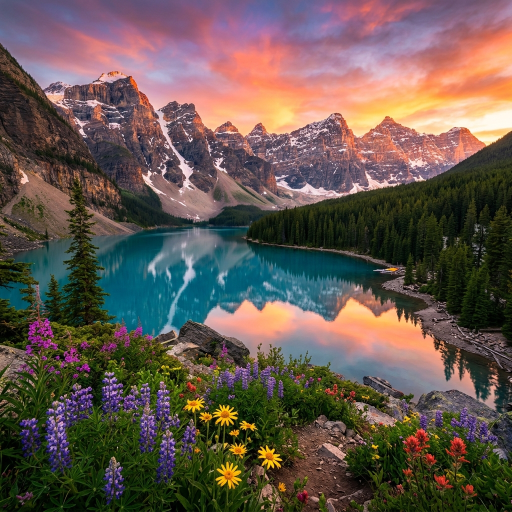
#> input picture ml/demo/input.jpg, 1024 x 1024 px (shown at 1/2 size); its folder holds only this picture in this run
$ python process_image.py
#> lines starting #> are read from the running program, lines starting #| are printed output that depends on the picture; after the words box and inside, x2 and y2 are one past the last pixel; in counts of white or black regions, pixels touching at a corner belong together
#> in main, original_image is the input picture: shape (1024, 1024, 3); mean B, G, R 79.3, 87.4, 101.6
import os
import sys
import cv2
import numpy as np

# Configure UTF-8 output for Windows console unicode checkmarks
if hasattr(sys.stdout, "reconfigure"):
    try:
        sys.stdout.reconfigure(encoding="utf-8")
    except Exception:
        pass

# Ensure parent directory is in Python path for cv package import
sys.path.insert(0, os.path.abspath(os.path.join(os.path.dirname(__file__), "..")))

from cv.edit import brightness, contrast, crop, flip, resize, rotate
from cv.filters import blur, color_filter, denoise, enhance, grayscale, sharpen, threshold
from cv.recommendation import recommend_settings

WINDOW_NAME = "Image Processing Demo"

# Global state for UI interaction
active_control = None
needs_update = True
ai_result = None  # Holds analysis & recommendation results once user clicks Analyze

# Control definitions for EDIT panel (9 controls)
controls_edit = [
    {
        "id": "brightness",
        "name": "Brightness",
        "min": -100,
        "max": 100,
        "val": 0,
        "default": 0,
        "is_float": False,
        "fmt": lambda v: f"Brightness: {int(v):+d}",
    },
    {
        "id": "contrast",
        "name": "Contrast",
        "min": 0.5,
        "max": 2.5,
        "val": 1.0,
        "default": 1.0,
        "is_float": True,
        "fmt": lambda v: f"Contrast: {v:.2f}x",
    },
    {
        "id": "resize_pct",
        "name": "Resize %",
        "min": 10,
        "max": 200,
        "val": 100,
        "default": 100,
        "is_float": False,
        "fmt": lambda v: f"Resize: {int(v)}%",
    },
    {
        "id": "crop_x_pct",
        "name": "Crop X %",
        "min": 0,
        "max": 90,
        "val": 0,
        "default": 0,
        "is_float": False,
        "fmt": lambda v: f"Crop X: {int(v)}%",
    },
    {
        "id": "crop_y_pct",
        "name": "Crop Y %",
        "min": 0,
        "max": 90,
        "val": 0,
        "default": 0,
        "is_float": False,
        "fmt": lambda v: f"Crop Y: {int(v)}%",
    },
    {
        "id": "crop_w_pct",
        "name": "Crop W %",
        "min": 10,
        "max": 100,
        "val": 100,
        "default": 100,
        "is_float": False,
        "fmt": lambda v: f"Crop W: {int(v)}%",
    },
    {
        "id": "crop_h_pct",
        "name": "Crop H %",
        "min": 10,
        "max": 100,
        "val": 100,
        "default": 100,
        "is_float": False,
        "fmt": lambda v: f"Crop H: {int(v)}%",
    },
    {
        "id": "rotate_idx",
        "name": "Rotate",
        "min": 0,
        "max": 3,
        "val": 0,
        "default": 0,
        "is_float": False,
        "fmt": lambda v: f"Rotate: {int(v)*90}°",
    },
    {
        "id": "flip_idx",
        "name": "Flip",
        "min": 0,
        "max": 3,
        "val": 0,
        "default": 0,
        "is_float": False,
        "fmt": lambda v: f"Flip: {['None', 'Horiz', 'Vert', 'Both'][int(v)]}",
    },
]

# Control definitions for FILTER panel (7 controls)
controls_filter = [
    {
        "id": "blur_k",
        "name": "Blur",
        "min": 0,
        "max": 25,
        "val": 0,
        "default": 0,
        "is_float": False,
        "fmt": lambda v: f"Blur: {int(v) if int(v)>0 else 'OFF'}",
    },
    {
        "id": "grayscale",
        "name": "Grayscale",
        "min": 0,
        "max": 1,
        "val": 0,
        "default": 0,
        "is_float": False,
        "fmt": lambda v: f"Grayscale: {'ON' if int(v) else 'OFF'}",
    },
    {
        "id": "sharpen_val",
        "name": "Sharpen",
        "min": 0.0,
        "max": 3.0,
        "val": 0.0,
        "default": 0.0,
        "is_float": True,
        "fmt": lambda v: f"Sharpen: {v:.1f}" if v > 0 else "Sharpen: OFF",
    },
    {
        "id": "threshold_val",
        "name": "Threshold",
        "min": 0,
        "max": 255,
        "val": 0,
        "default": 0,
        "is_float": False,
        "fmt": lambda v: f"Threshold: {int(v)}" if int(v) > 0 else "Threshold: OFF",
    },
    {
        "id": "denoise_val",
        "name": "Denoise",
        "min": 0,
        "max": 30,
        "val": 0,
        "default": 0,
        "is_float": False,
        "fmt": lambda v: f"Denoise: {int(v)}" if int(v) > 0 else "Denoise: OFF",
    },
    {
        "id": "color_filter_idx",
        "name": "Color Filter",
        "min": 0,
        "max": 2,
        "val": 0,
        "default": 0,
        "is_float": False,
        "fmt": lambda v: f"Color Filter: {['None', 'Sepia', 'Hue Shift'][int(v)]}",
    },
    {
        "id": "enhance",
        "name": "Enhance",
        "min": 0,
        "max": 1,
        "val": 0,
        "default": 0,
        "is_float": False,
        "fmt": lambda v: f"Enhance: {'ON' if int(v) else 'OFF'}",
    },
]


def get_current_settings():
    settings = {}
    for ctrl in controls_edit + controls_filter:
        settings[ctrl["id"]] = ctrl["val"]
    return settings


def apply_pipeline(original_image, settings):
    img = original_image.copy()

    # 1. Brightness (-100 to +100)
    b_val = settings.get("brightness", 0)
    if b_val != 0:
        img = brightness(img, value=b_val)

    # 2. Contrast (0.5 to 2.5)
    c_val = settings.get("contrast", 1.0)
    if c_val != 1.0:
        img = contrast(img, factor=c_val)

    # 3. Resize (% scale: 10 to 200)
    scale_pct = settings.get("resize_pct", 100)
    if scale_pct != 100 and scale_pct > 0:
        h, w = img.shape[:2]
        new_w = max(1, int(w * scale_pct / 100.0))
        new_h = max(1, int(h * scale_pct / 100.0))
        img = resize(img, width=new_w, height=new_h)

    # 4. Crop (X %, Y %, W %, H %)
    cx_pct = settings.get("crop_x_pct", 0)
    cy_pct = settings.get("crop_y_pct", 0)
    cw_pct = settings.get("crop_w_pct", 100)
    ch_pct = settings.get("crop_h_pct", 100)

    if cx_pct > 0 or cy_pct > 0 or cw_pct < 100 or ch_pct < 100:
        h, w = img.shape[:2]
        x = int(w * cx_pct / 100.0)
        y = int(h * cy_pct / 100.0)
        cw = min(w - x, max(1, int(w * cw_pct / 100.0)))
        ch = min(h - y, max(1, int(h * ch_pct / 100.0)))
        if cw > 0 and ch > 0:
            img = crop(img, x, y, cw, ch)

    # 5. Rotate (0: 0°, 1: 90°, 2: 180°, 3: 270°)
    rot_idx = settings.get("rotate_idx", 0)
    if rot_idx == 1:
        img = rotate(img, 90)
    elif rot_idx == 2:
        img = rotate(img, 180)
    elif rot_idx == 3:
        img = rotate(img, 270)

    # 6. Flip (0: none, 1: horizontal, 2: vertical, 3: both)
    flip_idx = settings.get("flip_idx", 0)
    if flip_idx == 1:
        img = flip(img, direction="horizontal")
    elif flip_idx == 2:
        img = flip(img, direction="vertical")
    elif flip_idx == 3:
        img = flip(img, direction="both")

    # 7. Blur (kernel size > 0)
    blur_k = settings.get("blur_k", 0)
    if blur_k > 0:
        k = blur_k if blur_k % 2 == 1 else blur_k + 1
        img = blur(img, k=k)

    # 8. Grayscale (0 or 1)
    if settings.get("grayscale", 0) == 1:
        img = grayscale(img)

    # 9. Sharpen (strength > 0)
    sh_val = settings.get("sharpen_val", 0)
    if sh_val > 0:
        img = sharpen(img, strength=sh_val)

    # 10. Threshold (0-255)
    th_val = settings.get("threshold_val", 0)
    if th_val > 0:
        img = threshold(img, thresh=th_val)

    # 11. Denoise (strength > 0)
    den_val = settings.get("denoise_val", 0)
    if den_val > 0:
        img = denoise(img, strength=den_val)

    # 12. Color Filter (0: none, 1: sepia, 2: hue_shift)
    cf_idx = settings.get("color_filter_idx", 0)
    if cf_idx == 1:
        if img.ndim == 2:
            img = cv2.cvtColor(img, cv2.COLOR_GRAY2BGR)
        img = color_filter(img, filter_type="sepia")
    elif cf_idx == 2:
        if img.ndim == 2:
            img = cv2.cvtColor(img, cv2.COLOR_GRAY2BGR)
        img = color_filter(img, filter_type="hue_shift")

    # 13. Enhance (0 or 1)
    if settings.get("enhance", 0) == 1:
        if img.ndim == 2:
            img = cv2.cvtColor(img, cv2.COLOR_GRAY2BGR)
        img = enhance(img)

    return img


# [6 lines left out: function update_control_val, not called in this run]


def run_ai_analysis(original_image):
    global ai_result
    ai_result = recommend_settings(original_image)


# [69 lines left out: functions apply_ai_recommendations, handle_mouse, not called in this run]


def draw_ui(current_preview_img, status_msg=""):
#> called with status_msg = ''
    CANVAS_W = 1400
    CANVAS_H = 950
    canvas = np.full((CANVAS_H, CANVAS_W, 3), 25, dtype=np.uint8)
    font = cv2.FONT_HERSHEY_SIMPLEX

    # 1. Header Banner (y: 0 - 35)
    cv2.rectangle(canvas, (0, 0), (CANVAS_W, 35), (40, 40, 40), -1)
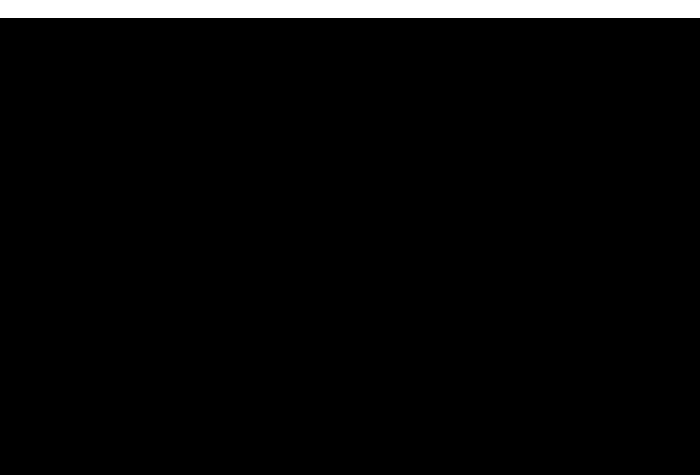
#> canvas: shape (950, 1400, 3) (shown at 1/2 size); values 25 (black) and 40 (white), 3.8% white; 1 white region, box (x1, y1, x2, y2) and area: (0, 0, 1400, 36) 50400
    title = "IMAGE PROCESSING PLATFORM - AI RECOMMENDATION & EDITING DEMO"
    cv2.putText(canvas, title, (20, 24), font, 0.60, (240, 240, 240), 2, cv2.LINE_AA)
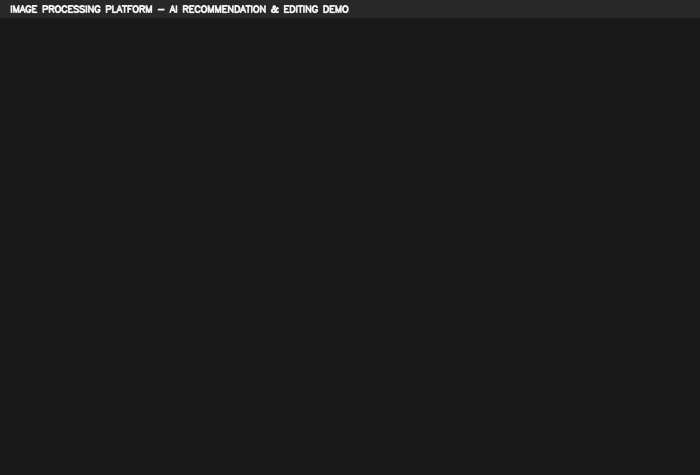
#> canvas: shape (950, 1400, 3) (shown at 1/2 size); 0.64% of pixels changed, all inside (x1, y1, x2, y2) = (20, 9, 699, 27)

    # 2. Top Half: Image Preview Box (x: 10, y: 40, w: 1380, h: 360)
    prev_box_x, prev_box_y = 10, 40
    prev_box_w, prev_box_h = 1380, 360
    cv2.rectangle(canvas, (prev_box_x, prev_box_y), (prev_box_x + prev_box_w, prev_box_y + prev_box_h), (16, 16, 16), -1)
    cv2.rectangle(canvas, (prev_box_x, prev_box_y), (prev_box_x + prev_box_w, prev_box_y + prev_box_h), (55, 55, 55), 1)
#> canvas: shape (950, 1400, 3); min 16, max 240, mean 23.2

    img_disp = current_preview_img.copy()
    if img_disp.ndim == 2:
        img_disp = cv2.cvtColor(img_disp, cv2.COLOR_GRAY2BGR)

    max_w, max_h = prev_box_w - 20, prev_box_h - 20
    h_orig, w_orig = img_disp.shape[:2]
    scale = min(max_w / float(w_orig), max_h / float(h_orig))
    new_w = max(1, int(w_orig * scale))
    new_h = max(1, int(h_orig * scale))

    resized_prev = cv2.resize(img_disp, (new_w, new_h))
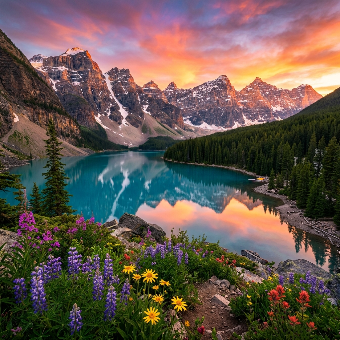
#> resized_prev: shape (340, 340, 3); mean B, G, R 79.2, 87.3, 101.5
    offset_x = prev_box_x + (prev_box_w - new_w) // 2
    offset_y = prev_box_y + (prev_box_h - new_h) // 2
    canvas[offset_y : offset_y + new_h, offset_x : offset_x + new_w] = resized_prev

    size_str = f"Image Size: {w_orig}x{h_orig}"
    cv2.putText(canvas, size_str, (prev_box_x + prev_box_w - 180, prev_box_y + 22), font, 0.45, (200, 200, 200), 1, cv2.LINE_AA)

    # Separator Line
    cv2.line(canvas, (10, 408), (1390, 408), (70, 70, 70), 2)

    # 3. Bottom Panel 1: EDIT CONTROLS (x: 10, y: 415, w: 440, h: 480)
    p1_x, p1_y, p1_w, p1_h = 10, 415, 440, 480
    cv2.rectangle(canvas, (p1_x, p1_y), (p1_x + p1_w, p1_y + p1_h), (33, 33, 33), -1)
#> canvas: shape (950, 1400, 3); mean of channels 0, 1, 2 30.2, 30.9, 32.1
    cv2.rectangle(canvas, (p1_x, p1_y), (p1_x + p1_w, p1_y + p1_h), (70, 70, 70), 1)
#> canvas: shape (950, 1400, 3); mean of channels 0, 1, 2 30.2, 30.9, 32.2
    cv2.putText(canvas, "EDIT CONTROLS", (p1_x + 15, p1_y + 26), font, 0.60, (0, 220, 255), 2, cv2.LINE_AA)
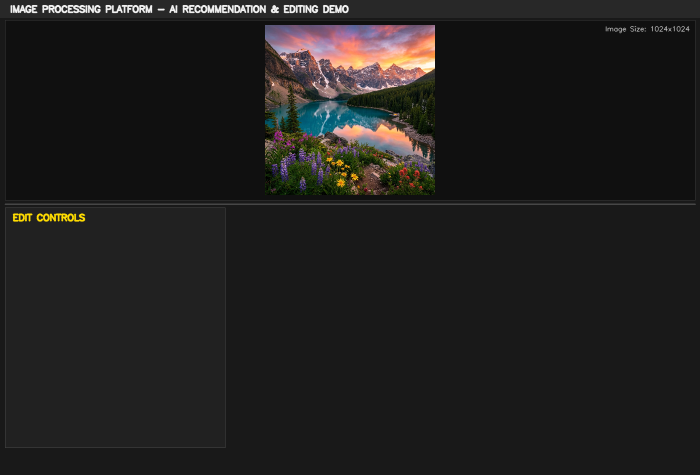
#> canvas: shape (950, 1400, 3) (shown at 1/2 size); mean of channels 0, 1, 2 30.2, 31.1, 32.4; drawn as B, G, R

    y_curr = p1_y + 55
    dy_edit = 45
    for ctrl in controls_edit:
        label_str = ctrl["fmt"](ctrl["val"])
        cv2.putText(canvas, label_str, (p1_x + 12, y_curr + 4), font, 0.44, (230, 230, 230), 1, cv2.LINE_AA)

        tx1, tx2 = p1_x + 160, p1_x + 420
        ty = y_curr
        ctrl["track_x1"] = tx1
        ctrl["track_x2"] = tx2
        ctrl["track_y"] = ty

        cv2.line(canvas, (tx1, ty), (tx2, ty), (80, 80, 80), 3)

        ratio = (ctrl["val"] - ctrl["min"]) / float(ctrl["max"] - ctrl["min"])
        ratio = max(0.0, min(1.0, ratio))
        kx = int(tx1 + ratio * (tx2 - tx1))

        cv2.line(canvas, (tx1, ty), (kx, ty), (0, 180, 240), 3)
        cv2.circle(canvas, (kx, ty), 6, (255, 255, 255), -1)
        cv2.circle(canvas, (kx, ty), 6, (0, 180, 240), 2)

        y_curr += dy_edit
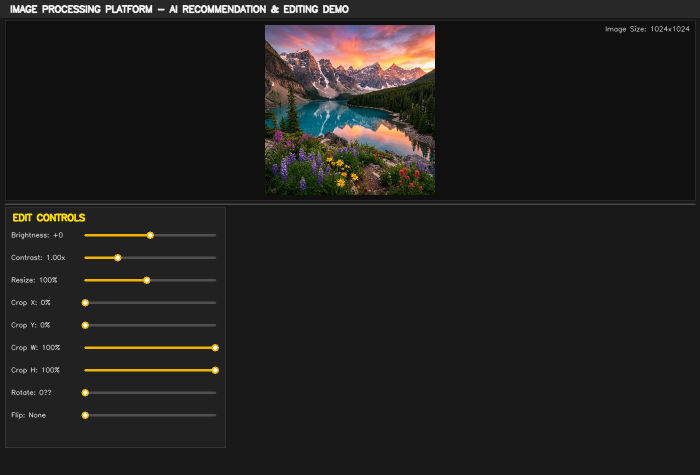
#> canvas: shape (950, 1400, 3) (shown at 1/2 size); 1.36% of pixels changed, all inside (x1, y1, x2, y2) = (22, 463, 438, 839); drawn as B, G, R
#> after the loop, y_curr = 875

    # 4. Bottom Panel 2: FILTER CONTROLS (x: 465, y: 415, w: 440, h: 480)
    p2_x, p2_y, p2_w, p2_h = 465, 415, 440, 480
    cv2.rectangle(canvas, (p2_x, p2_y), (p2_x + p2_w, p2_y + p2_h), (33, 33, 33), -1)
#> canvas: shape (950, 1400, 3); 15.95% of pixels changed, all inside (x1, y1, x2, y2) = (465, 415, 906, 896)
#> (the rest of the program and of its run is left out)
